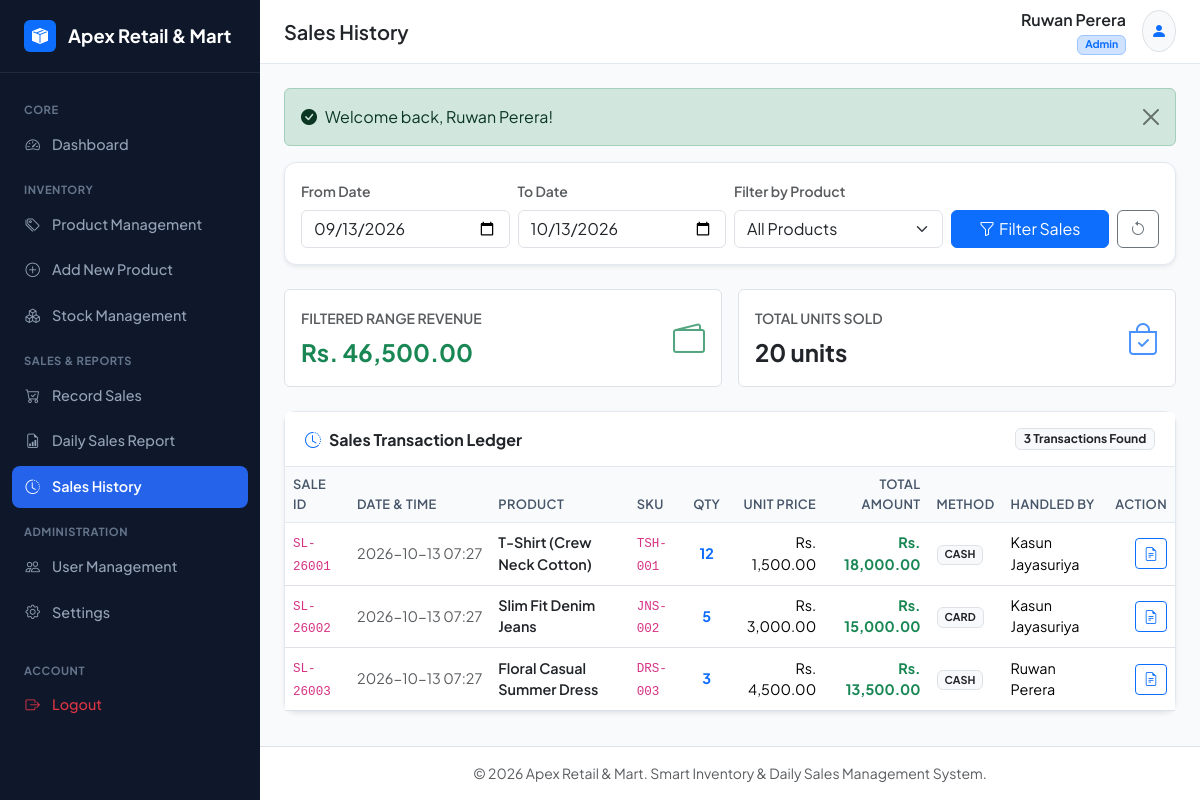
The page /xampp-package/sales_history.php (signed in) on the database its author committed.
### tables this page shows
CREATE TABLE `settings` (
  `id` INT UNSIGNED AUTO_INCREMENT PRIMARY KEY,
  `business_name` VARCHAR(150) NOT NULL DEFAULT 'Apex Retail & Mart',
  `currency` VARCHAR(20) NOT NULL DEFAULT 'Rs.',
  `timezone` VARCHAR(50) NOT NULL DEFAULT 'Asia/Colombo',
  `business_address` TEXT DEFAULT 'No. 45, Galle Road, Colombo 03, Sri Lanka',
  `contact_number` VARCHAR(50) DEFAULT '+94 11 234 5678',
  `email` VARCHAR(100) DEFAULT 'info@apexretail.lk',
  `updated_at` TIMESTAMP DEFAULT CURRENT_TIMESTAMP ON UPDATE CURRENT_TIMESTAMP
);

CREATE TABLE `sales` (
  `id` INT UNSIGNED AUTO_INCREMENT PRIMARY KEY,
  `sale_code` VARCHAR(50) NOT NULL UNIQUE,
  `product_id` INT UNSIGNED NOT NULL,
  `user_id` INT UNSIGNED NOT NULL,
  `quantity` INT NOT NULL,
  `unit_price_at_sale` DECIMAL(12, 2) NOT NULL,
  `total_amount` DECIMAL(12, 2) NOT NULL,
  `payment_method` ENUM('cash', 'card', 'bank_transfer') NOT NULL DEFAULT 'cash',
  `sold_at` TIMESTAMP DEFAULT CURRENT_TIMESTAMP,
  INDEX `idx_sales_product` (`product_id`),
  INDEX `idx_sales_user` (`user_id`),
  INDEX `idx_sales_date` (`sold_at`),
  CONSTRAINT `fk_sales_product` FOREIGN KEY (`product_id`) REFERENCES `products` (`id`) ON UPDATE CASCADE,
  CONSTRAINT `fk_sales_user` FOREIGN KEY (`user_id`) REFERENCES `users` (`id`) ON UPDATE CASCADE
);

CREATE TABLE `products` (
  `id` INT UNSIGNED AUTO_INCREMENT PRIMARY KEY,
  `sku` VARCHAR(50) NOT NULL UNIQUE,
  `name` VARCHAR(200) NOT NULL,
  `category` VARCHAR(100) NOT NULL,
  `description` TEXT NULL,
  `selling_price` DECIMAL(12, 2) NOT NULL DEFAULT 0.00,
  `current_stock` INT NOT NULL DEFAULT 0,
  `low_stock_threshold` INT NOT NULL DEFAULT 10,
  `image` VARCHAR(255) NULL,
  `created_at` TIMESTAMP DEFAULT CURRENT_TIMESTAMP,
  `archived_at` TIMESTAMP NULL DEFAULT NULL,
  INDEX `idx_product_sku` (`sku`),
  INDEX `idx_product_category` (`category`),
  INDEX `idx_product_stock` (`current_stock`)
);

CREATE TABLE `users` (
  `id` INT UNSIGNED AUTO_INCREMENT PRIMARY KEY,
  `name` VARCHAR(100) NOT NULL,
  `email` VARCHAR(150) NOT NULL UNIQUE,
  `password` VARCHAR(255) NOT NULL,
  `role` ENUM('admin', 'staff') NOT NULL DEFAULT 'staff',
  `is_active` TINYINT(1) NOT NULL DEFAULT 1,
  `created_at` TIMESTAMP DEFAULT CURRENT_TIMESTAMP
);

### xampp-package/config/database.php (called while the page is built, shortened)
<?php
try {
    $dsn = "mysql:host=" . DB_HOST . ";dbname=" . DB_NAME . ";charset=" . DB_CHARSET;
    $options = [
        PDO::ATTR_ERRMODE            => PDO::ERRMODE_EXCEPTION,
        PDO::ATTR_DEFAULT_FETCH_MODE => PDO::FETCH_ASSOC,
        PDO::ATTR_EMULATE_PREPARES   => false,
    ];
    $pdo = new PDO($dsn, DB_USER, DB_PASS, $options);
} catch (PDOException $e) {
    die("Database Connection Error: Could not connect to the database. " . $e->getMessage());
}
try {
    $stmt = $pdo->query("SELECT * FROM settings WHERE id = 1 LIMIT 1");
    $app_settings = $stmt->fetch();
} catch (Exception $e) {
    date_default_timezone_set('Asia/Colombo');
    $app_settings = [
        'business_name' => 'Apex Retail & Mart',
        'currency' => 'Rs.',
        'timezone' => 'Asia/Colombo',
        'business_address' => 'Colombo, Sri Lanka',
        'contact_number' => '+94 11 234 5678',
        'email' => 'info@apexretail.lk'
    ];
}
?>

### xampp-package/sales_history.php (the view, shortened to what this page needs)
<?php
require_once __DIR__ . '/includes/header.php';
$currency = $app_settings['currency'] ?? 'Rs.';
$date_from = trim($_GET['date_from'] ?? date('Y-m-d', strtotime('-30 days')));
$date_to = trim($_GET['date_to'] ?? date('Y-m-d'));
$query = "SELECT s.*, p.name AS product_name, p.sku, u.name AS seller_name
          FROM sales s
          JOIN products p ON s.product_id = p.id
          JOIN users u ON s.user_id = u.id
          WHERE DATE(s.sold_at) BETWEEN ? AND ?";
$params = [$date_from, $date_to];
$query .= " ORDER BY s.sold_at DESC";
$stmt = $pdo->prepare($query);
$stmt->execute($params);
$salesHistory = $stmt->fetchAll();
$totalFilteredRevenue = 0;
$totalFilteredQty = 0;
foreach ($salesHistory as $sh) {
    $totalFilteredRevenue += (float)$sh['total_amount'];
    $totalFilteredQty += (int)$sh['quantity'];
}
?>
<div class="card mb-4 shadow-sm">
  <div class="card-body p-3">
    <form method="GET" action="sales_history.php" class="row g-2 align-items-end">
      <div class="col-12 col-md-3">
        <label class="form-label small fw-semibold text-muted">From Date</label>
        <input type="date" name="date_from" class="form-control" value="<?= e($date_from) ?>">
      </div>
      <div class="col-12 col-md-3">
        <label class="form-label small fw-semibold text-muted">To Date</label>
        <input type="date" name="date_to" class="form-control" value="<?= e($date_to) ?>">
      </div>
      <div class="col-12 col-md-3">
        <label class="form-label small fw-semibold text-muted">Filter by Product</label>
        <select name="product_id" class="form-select">
          <option value="0">All Products</option>
        </select>
      </div>
      <div class="col-12 col-md-3 d-flex gap-2">
        <button type="submit" class="btn btn-primary w-100">
          <i class="bi bi-funnel me-1"></i>Filter Sales
        </button>
        <a href="sales_history.php" class="btn btn-outline-secondary" title="Reset Filters">
          <i class="bi bi-arrow-counterclockwise"></i>
        </a>
      </div>
    </form>
  </div>
</div>
<div class="row g-3 mb-4">
  <div class="col-12 col-md-6">
    <div class="p-3 bg-white border rounded d-flex justify-content-between align-items-center">
      <div>
        <span class="text-muted small text-uppercase fw-semibold">Filtered Range Revenue</span>
        <div class="fs-4 fw-bold text-success mt-1"><?= e($currency) ?> <?= number_format($totalFilteredRevenue, 2) ?></div>
      </div>
      <i class="bi bi-wallet2 fs-2 text-success opacity-75"></i>
    </div>
  </div>
  <div class="col-12 col-md-6">
    <div class="p-3 bg-white border rounded d-flex justify-content-between align-items-center">
      <div>
        <span class="text-muted small text-uppercase fw-semibold">Total Units Sold</span>
        <div class="fs-4 fw-bold text-dark mt-1"><?= number_format($totalFilteredQty) ?> units</div>
      </div>
      <i class="bi bi-bag-check fs-2 text-primary opacity-75"></i>
    </div>
  </div>
</div>
<div class="card shadow-sm">
  <div class="card-header bg-white py-3 d-flex justify-content-between align-items-center">
    <h6 class="mb-0 fw-bold"><i class="bi bi-clock-history text-primary me-2"></i>Sales Transaction Ledger</h6>
    <span class="badge bg-light text-dark border"><?= count($salesHistory) ?> Transactions Found</span>
  </div>
  <div class="table-responsive">
    <table class="table table-hover align-middle mb-0">
      <thead>
        <tr>
          <th>Sale ID</th>
          <th>Date & Time</th>
          <th>Product</th>
          <th>SKU</th>
          <th class="text-center">Qty</th>
          <th class="text-end">Unit Price</th>
          <th class="text-end">Total Amount</th>
          <th>Method</th>
          <th>Handled By</th>
          <th class="text-end">Action</th>
        </tr>
      </thead>
      <tbody>
        <?php if (empty($salesHistory)): ?>
          <tr><td colspan="10" class="text-center py-5 text-muted">No sales found for the selected date range.</td></tr>
        <?php else: ?>
          <?php foreach ($salesHistory as $s): ?>
            <tr>
              <td><code><?= e($s['sale_code']) ?></code></td>
              <td class="text-muted small text-nowrap"><?= date('Y-m-d H:i', strtotime($s['sold_at'])) ?></td>
              <td class="fw-semibold text-dark"><?= e($s['product_name']) ?></td>
              <td><code><?= e($s['sku']) ?></code></td>
              <td class="text-center fw-bold text-primary"><?= (int)$s['quantity'] ?></td>
              <td class="text-end"><?= e($currency) ?> <?= number_format($s['unit_price_at_sale'], 2) ?></td>
              <td class="text-end fw-bold text-success"><?= e($currency) ?> <?= number_format($s['total_amount'], 2) ?></td>
              <td><span class="badge bg-light text-dark border text-uppercase small"><?= e($s['payment_method']) ?></span></td>
              <td class="small"><?= e($s['seller_name']) ?></td>
              <td class="text-end">
                <a href="report.php?date=<?= date('Y-m-d', strtotime($s['sold_at'])) ?>" class="btn btn-sm btn-outline-primary" title="View Daily Report for this date">
                  <i class="bi bi-file-earmark-text"></i>
                </a>
              </td>
            </tr>
          <?php endforeach; ?>
        <?php endif; ?>
      </tbody>
    </table>
  </div>
</div>
<?php require_once __DIR__ . '/includes/footer.php'; ?>

### xampp-package/includes/sidebar.php
<?php
$current_page = basename($_SERVER['PHP_SELF']);
$is_admin = ($_SESSION['user_role'] ?? 'staff') === 'admin';
?>
<aside class="sidebar no-print">
  <a href="dashboard.php" class="sidebar-brand">
    <div class="bg-primary text-white rounded p-1 d-flex align-items-center justify-content-center" style="width: 32px; height: 32px;">
      <i class="bi bi-box-seam-fill fs-6"></i>
    </div>
    <span><?= e($app_settings['business_name'] ?? 'Apex Retail') ?></span>
  </a>
  <div class="sidebar-nav">
    <div class="sidebar-heading">Core</div>
    <a href="dashboard.php" class="nav-link <?= ($current_page === 'dashboard.php') ? 'active' : '' ?>">
      <i class="bi bi-speedometer2"></i>
      <span>Dashboard</span>
    </a>
    <div class="sidebar-heading">Inventory</div>
    <a href="products.php" class="nav-link <?= ($current_page === 'products.php') ? 'active' : '' ?>">
      <i class="bi bi-tags"></i>
      <span>Product Management</span>
    </a>
    <a href="product_add.php" class="nav-link <?= ($current_page === 'product_add.php') ? 'active' : '' ?>">
      <i class="bi bi-plus-circle"></i>
      <span>Add New Product</span>
    </a>
    <a href="stock.php" class="nav-link <?= ($current_page === 'stock.php') ? 'active' : '' ?>">
      <i class="bi bi-boxes"></i>
      <span>Stock Management</span>
    </a>
    <div class="sidebar-heading">Sales & Reports</div>
    <a href="sales.php" class="nav-link <?= ($current_page === 'sales.php') ? 'active' : '' ?>">
      <i class="bi bi-cart-check"></i>
      <span>Record Sales</span>
    </a>
    <a href="report.php" class="nav-link <?= ($current_page === 'report.php' || $current_page === 'print_report.php') ? 'active' : '' ?>">
      <i class="bi bi-file-earmark-bar-graph"></i>
      <span>Daily Sales Report</span>
    </a>
    <a href="sales_history.php" class="nav-link <?= ($current_page === 'sales_history.php') ? 'active' : '' ?>">
      <i class="bi bi-clock-history"></i>
      <span>Sales History</span>
    </a>
    <?php if ($is_admin): ?>
      <div class="sidebar-heading">Administration</div>
      <a href="users.php" class="nav-link <?= ($current_page === 'users.php') ? 'active' : '' ?>">
        <i class="bi bi-people"></i>
        <span>User Management</span>
      </a>
      <a href="settings.php" class="nav-link <?= ($current_page === 'settings.php') ? 'active' : '' ?>">
        <i class="bi bi-gear"></i>
        <span>Settings</span>
      </a>
    <?php endif; ?>
    <div class="sidebar-heading mt-3">Account</div>
    <a href="logout.php" class="nav-link text-danger">
      <i class="bi bi-box-arrow-right"></i>
      <span>Logout</span>
    </a>
  </div>
</aside>

### xampp-package/includes/footer.php (shortened to what this page needs)
    </div>
    <footer class="bg-white border-top py-3 px-4 text-muted small text-center no-print">
      &copy; <?= date('Y') ?> <?= e($app_settings['business_name'] ?? 'Apex Retail') ?>. Smart Inventory & Daily Sales Management System.
    </footer>
  </div>
</div>
</body>
</html>

### xampp-package/assets/css/style.css (style rules this page uses)
:root { --primary-color: #2563eb; --primary-hover: #1d4ed8; --sidebar-bg: #0f172a; --sidebar-hover: #1e293b; --sidebar-text: #94a3b8; --sidebar-active-text: #ffffff; --body-bg: #f8fafc; --card-bg: #ffffff; --border-color: #e2e8f0; --text-main: #0f172a; --text-muted: #64748b; --success: #16a34a; --warning: #f59e0b; --danger: #dc2626; }
body { font-family: 'Plus Jakarta Sans', system-ui, -apple-system, sans-serif; background-color: var(--body-bg); color: var(--text-main); min-height: 100vh; }
.sidebar { width: 260px; background-color: var(--sidebar-bg); color: #fff; flex-shrink: 0; display: flex; flex-direction: column; transition: all 0.3s ease; z-index: 1000; }
.sidebar-brand { padding: 1.25rem 1.5rem; border-bottom: 1px solid rgba(255, 255, 255, 0.08); display: flex; align-items: center; gap: 0.75rem; font-weight: 700; font-size: 1.15rem; color: #fff; text-decoration: none; }
.sidebar-nav { padding: 1rem 0.75rem; flex-grow: 1; overflow-y: auto; }
.sidebar-heading { font-size: 0.7rem; text-transform: uppercase; letter-spacing: 0.05em; color: #64748b; padding: 0.75rem 0.75rem 0.35rem; font-weight: 700; }
.nav-link { display: flex; align-items: center; gap: 0.75rem; padding: 0.65rem 0.85rem; color: var(--sidebar-text); border-radius: 8px; font-weight: 500; font-size: 0.9rem; margin-bottom: 0.2rem; transition: all 0.2s; text-decoration: none; }
.nav-link.active { background-color: var(--primary-color); color: #fff; font-weight: 600; }
.card { border: 1px solid var(--border-color); border-radius: 12px; box-shadow: 0 1px 3px rgba(0,0,0,0.04); background-color: #fff; }
.card-header { background-color: transparent; border-bottom: 1px solid var(--border-color); padding: 1rem 1.25rem; font-weight: 600; }
.table thead th { background-color: #f8fafc; color: #475569; font-weight: 600; font-size: 0.8rem; text-transform: uppercase; letter-spacing: 0.03em; border-bottom: 1px solid var(--border-color); }
.table tbody td { vertical-align: middle; font-size: 0.9rem; }

### rows shown on the page
settings: business_name "Apex Retail & Mart", currency "Rs."
sales: sale_code "SL-26001", sold_at "2026-10-13 07:27", product.name "T-Shirt (Crew Neck Cotton)", product.sku "TSH-001", quantity "12", unit_price_at_sale "1,500.00", total_amount "18,000.00", payment_method "CASH", user.name "Kasun Jayasuriya"
sales: sale_code "SL-26002", sold_at "2026-10-13 07:27", product.name "Slim Fit Denim Jeans", product.sku "JNS-002", quantity "5", unit_price_at_sale "3,000.00", total_amount "15,000.00", payment_method "CARD", user.name "Kasun Jayasuriya"
sales: sale_code "SL-26003", sold_at "2026-10-13 07:27", product.name "Floral Casual Summer Dress", product.sku "DRS-003", quantity "3", unit_price_at_sale "4,500.00", total_amount "13,500.00", payment_method "CASH", user.name "Ruwan Perera"

### other values the page prints
$page_title "Sales History"
$_SESSION['user_name'] "Ruwan Perera"
$_SESSION['user_role'] "Admin"
$_SESSION['flash_success'] "Welcome back, Ruwan Perera!"
$totalFilteredRevenue "46,500.00"
$totalFilteredQty "20"
count($salesHistory) "3"
